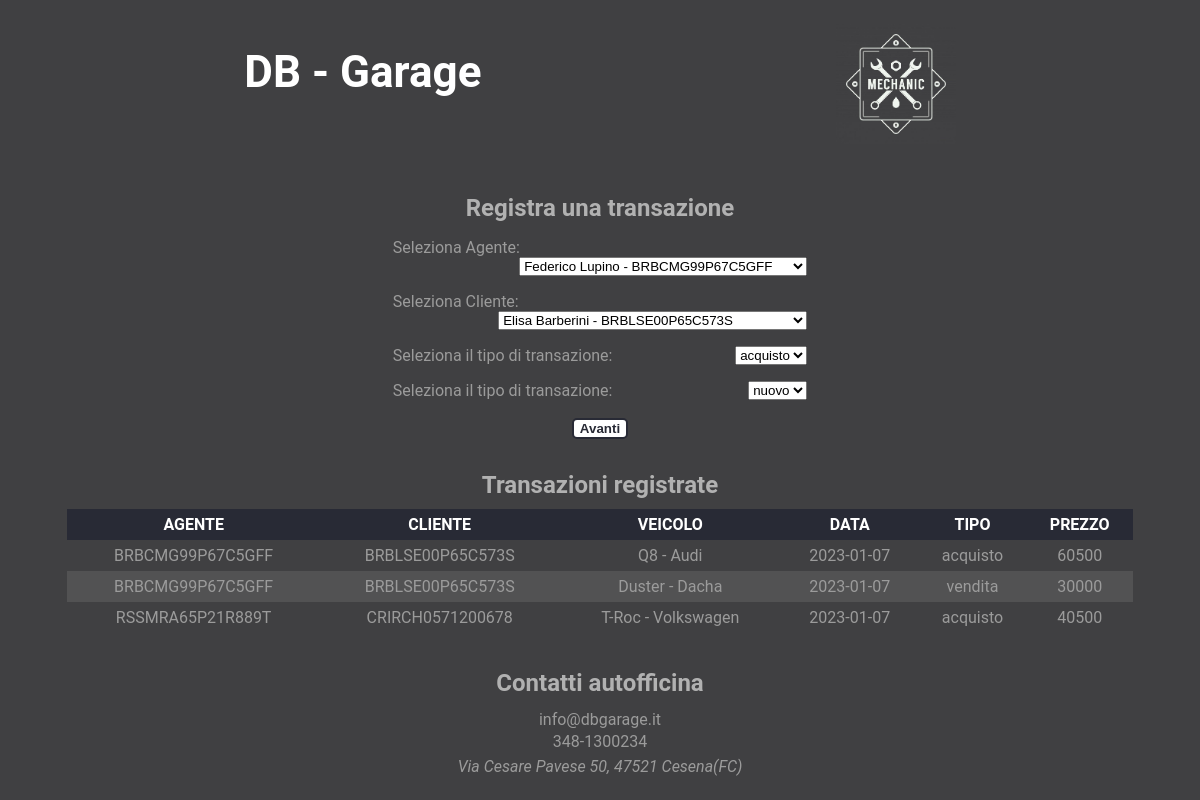
Page /app-web/gestione_transazioni.php on the committed database.
### tables this page shows
CREATE TABLE `transazione` (
  `CF_cliente` char(16) NOT NULL,
  `CF_agente` char(16) NOT NULL,
  `cod_veicolo` int(3) NOT NULL,
  `prezzo` int(6) NOT NULL,
  `tipologia` char(8) NOT NULL,
  `data_transazione` date NOT NULL,
  `ora` time NOT NULL
);

CREATE TABLE `veicolo_usato` (
  `cod_veicolo_usato` int(11) NOT NULL,
  `casa_produttrice` char(15) NOT NULL,
  `modello` char(20) NOT NULL,
  `anno_produzione` year(4) NOT NULL,
  `cilindrata` char(10) NOT NULL,
  `km_percorsi` int(6) DEFAULT NULL
);

### app-web/gestione_transazioni.php (called while the page is built, shortened)
<?php
    require_once 'require.php';
    $SetParameters["titolo"] = "Gestione transazioni";
    $SetParameters["file"] = "nuova_transazione.php";
	$SetParameters["selezionati_specifiche"] = false;
	if(isset($_POST["avanti"]) && isset($_POST["selezioneAgente"]) && isset($_POST["selezioneCliente"]) && isset($_POST["selezioneTipo"])){
		$SetParameters["selezionati"] = true;
		$_SESSION["selezionati"] = true;
		$SetParameters["agente"] = $db->checkAgent($_POST["selezioneAgente"]);
		$_SESSION["agente"] = $SetParameters["agente"][0];
		$SetParameters["cliente"] = $db->checkClient($_POST["selezioneCliente"]);
		$_SESSION["cliente"] = $SetParameters["cliente"][0];
		$SetParameters["tipo"] = $_POST["selezioneTipo"];
		$_SESSION["tipo"] = $SetParameters["tipo"];
		$SetParameters["tipoVeicolo"] = $_POST["selezioneTipoVeicolo"];
		$_SESSION["tipoVeicolo"] = $SetParameters["tipoVeicolo"];
		if($_POST["selezioneTipo"] == "acquisto"){
			if($_SESSION["tipoVeicolo"] == "nuovo"){
				$SetParameters["veicoli"] = $db->getAllVeicoliNuovi();
			}else{
				$SetParameters["veicoli"] = $db->getClientValidCar(0, $_POST["selezioneCliente"]);
			}
		} else{
			if($_SESSION["tipoVeicolo"] == "nuovo"){
				$SetParameters["veicoli"] = $db->getAllVeicoliNuovi();
			}else{
				$SetParameters["veicoli"] = $db->getGarageCar(1);
			}
		}
	}
	else{
		$SetParameters["agenti"] = $db->getAllAgents();
		$SetParameters["clienti"] = $db->getAllClient();
	}
	$SetParameters["transazioni"] = $db->getAllTransactions();
    require("template/base.php");
?>

### app-web/require.php (called while the page is built, shortened)
<?php
require_once("databasegarage.php");
$db = new DatabaseHelper("127.0.0.1", "root", "", "officina", 3306);
$SetParameters["scripts"] = array();
?>

### app-web/databasegarage.php (called while the page is built, shortened)
<?php
class DatabaseHelper {
	private $db;
	public function __construct($servername, $username, $password, $dbname, $port) {
		$this->db = new mysqli($servername, $username, $password, $dbname, $port);
	}
    public function getAllAgents(){
        $statement = $this->db->prepare("SELECT * FROM AGENTE");
		$statement->execute();
		$result = $statement->get_result();
		return $result->fetch_all(MYSQLI_ASSOC);
    }
    public function getAllClient(){
        $statement = $this->db->prepare("SELECT * FROM CLIENTE");
		$statement->execute();
		$result = $statement->get_result();
		return $result->fetch_all(MYSQLI_ASSOC);
    }
    public function getAllTransactions(){
        $statement = $this->db->prepare("SELECT * FROM TRANSAZIONE ");
        $statement->execute();
		$result = $statement->get_result();
		return $result->fetch_all(MYSQLI_ASSOC);
    }
    public function getVeicoloUsatoSpecifico($cod_veicolo){
        $statement = $this->db->prepare("SELECT * FROM VEICOLO_USATO WHERE cod_veicolo_usato = ?");
        $statement->bind_param('i', $cod_veicolo);
		$statement->execute();
		$result = $statement->get_result();
        $data = $result->fetch_array(MYSQLI_ASSOC);
        return $data["modello"]." - ".$data["casa_produttrice"];
    }
}
?>

### app-web/template/nuova_transazione.php (the view, shortened to what this page needs)
<section class="grande">
	<h2>Registra una transazione</h2>
	<form action="#" method="POST">
		<ul>
			<li>
				<label for="selezioneAgente"> Seleziona Agente: </label>
				<?php if (isset($SetParameters["selezionati"])):?>
					<select name="selezioneAgente" required disabled>
					<?php foreach($SetParameters["agente"] as $agente) :?>
						<option value=<?php echo($agente["CF_agente"])?>><?php echo $agente["nome"]." ".$agente["cognome"]." - ".$agente["CF_agente"]?></option>
					<?php endforeach; ?>
				<?php else: ?>
					<select name="selezioneAgente" required>
					<?php foreach($SetParameters["agenti"] as $agente) :?>
						<option value=<?php echo $agente["CF_agente"]?>><?php echo $agente["nome"]." ".$agente["cognome"]." - ".$agente["CF_agente"]?></option>
					<?php endforeach; ?>
				<?php endif;?>
				</select>
			</li>
			<li>
				<label for="selezioneCliente"> Seleziona Cliente: </label>
				<?php if(isset($SetParameters["selezionati"])): ?>
					<select name="selezioneCliente" required disabled>
					<?php foreach($SetParameters["cliente"] as $cliente) :?>
						<option value=<?php echo $cliente["CF_cliente"]?>><?php echo $cliente["nome"]." ".$cliente["cognome"]." - ".$cliente["CF_cliente"]?></option>
					<?php endforeach; ?>
				<?php else: ?>
					<select name="selezioneCliente" required>
					<?php foreach($SetParameters["clienti"] as $cliente) :?>
						<option value=<?php echo $cliente["CF_cliente"]?>><?php echo $cliente["nome"]." ".$cliente["cognome"]." - ".$cliente["CF_cliente"]?></option>
					<?php endforeach; ?>
				<?php endif;?>
				</select>
			</li>
			<li>
				<label for="selezioneTipo"> Seleziona il tipo di transazione: </label>
				<?php if(isset($SetParameters["selezionati"])):?>
					<select name="selezioneTipo" required disabled>
						<option value=<?php echo $SetParameters["tipo"]; ?>><?php echo $SetParameters["tipo"]; ?></option>
				<?php else:?>
					<select name="selezioneTipo" required>
						<option value="acquisto">acquisto</option>
				<?php endif;?>
				</select>
			</li>
			<li>
				<label for="selezioneTipoVeicolo"> Seleziona il tipo di transazione: </label>
				<?php if(isset($SetParameters["selezionati"])):?>
					<select name="selezioneTipoVeicolo" required disabled>
						<option value=<?php echo $SetParameters["tipoVeicolo"]; ?>><?php echo $SetParameters["tipoVeicolo"]; ?></option>
				<?php else:?>
					<select name="selezioneTipoVeicolo" required>
						<option value="nuovo">nuovo</option>
				<?php endif;?>
				</select>
			</li>
		</ul>
		<input type="submit" name=<?php if(isset($SetParameters["selezionati"])): echo "inserisciTransazione";else: echo "avanti"; endif?> value=<?php if(isset($SetParameters["selezionati"])): echo "Inserisci transazione";else: echo "Avanti"; endif?> >
	</form>
</section>
<section class="tabelle">
	<h2>Transazioni registrate</h2>
	<table>
		<thead>
			<tr>
				<th>AGENTE</th><th>CLIENTE</th><th>VEICOLO</th><th>DATA</th><th>TIPO</th><th>PREZZO</th>
			</tr>
		</thead>
		<tbody>
		<?php foreach($SetParameters["transazioni"] as $transazione) :?>
				<tr class="noform">
					<td><?php echo $transazione["CF_agente"]; ?></td>
					<td><?php echo $transazione["CF_cliente"]; ?></td>
					<td><?php echo $db->getVeicoloUsatoSpecifico($transazione["cod_veicolo"]); ?></td>
					<td><?php echo $transazione["data_transazione"]; ?></td>
					<td><?php echo $transazione["tipologia"]; ?></td>
					<td><?php echo $transazione["prezzo"]; ?></td>
				</tr>
			<?php endforeach; ?>
		</tbody>
	</table>
</section>

### app-web/css/style.css (style rules this page uses)
body { text-align: center; display: flex; flex-direction: column; align-items: center; background-color: rgb(64,64,66); }
h2 { margin: 10px 0; color: rgb(177,177,177); }
ul { padding: 0; list-style-type: none; display: flex; justify-content: space-around; }
form ul { display: flex; flex-direction: column; gap: 2vh; }
form > ul *:not(legend, ul) { float: right; }
form > ul > li label, form fieldset > ul > li > label { float: left; }
table, .l100 { border-spacing: 0; width: 100%; margin: 10px 0; }
td, th { padding: 0.5vw; text-align: center; }
thead tr, caption { background-color: #282A35; color: white; }
tr.noform:nth-child(even), tr:nth-child(4n) { background-color: #7272725c; }
section { margin: 20px 25%; width: 30%; }
section.grande { margin: 20px 15%; width: 35%; }
section.tabelle { margin: 0px 5%; width: 90%; }
input[type="submit"], button:hover { margin: 2px; background-color: white; color: #282A35; border-radius: 5px; font-weight: 600; border: 2px solid #282A35; font-family: sans-serif; }
body { font-family: 'Roboto', 'Gill Sans MT', Calibri, 'Trebuchet MS', sans-serif; color: rgb(155,155,155); }

### rows in the picture
transazione: CF_agente "BRBCMG99P67C5GFF", CF_cliente "BRBLSE00P65C573S", cod_veicolo.casa_produttrice "Q8 - Audi", data_transazione "2023-01-07", tipologia "acquisto", prezzo "60500"
transazione: CF_agente "BRBCMG99P67C5GFF", CF_cliente "BRBLSE00P65C573S", cod_veicolo.casa_produttrice "Duster - Dacha", data_transazione "2023-01-07", tipologia "vendita", prezzo "30000"
transazione: CF_agente "RSSMRA65P21R889T", CF_cliente "CRIRCH0571200678", cod_veicolo.casa_produttrice "T-Roc - Volkswagen", data_transazione "2023-01-07", tipologia "acquisto", prezzo "40500"

### other values in the picture
form field selezioneAgente "Federico Lupino - BRBCMG99P67C5GFF"
form field selezioneCliente "Elisa Barberini - BRBLSE00P65C573S"
